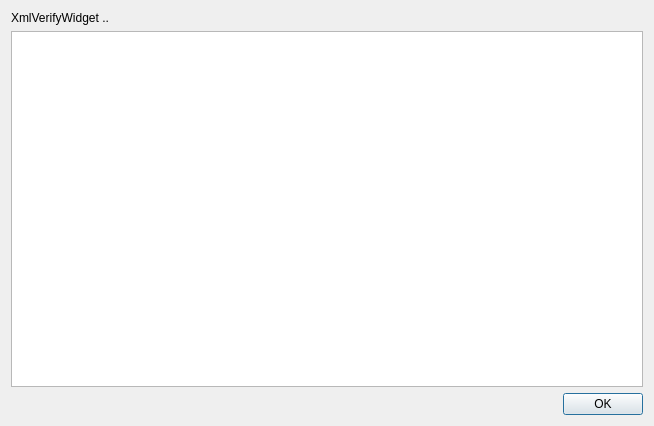
<?xml version="1.0" encoding="UTF-8"?>
<ui version="4.0">
 <class>xmlVerifyWidget</class>
 <widget class="QDialog" name="xmlVerifyWidget">
  <property name="geometry">
   <rect>
    <x>0</x>
    <y>0</y>
    <width>654</width>
    <height>426</height>
   </rect>
  </property>
  <property name="windowTitle">
   <string>XmlVerifyUi..</string>
  </property>
  <property name="windowIcon">
   <iconset resource="../AutosResourceFile.qrc">
    <normaloff>:/Images/Images/fatbee_v2.ico</normaloff>:/Images/Images/fatbee_v2.ico</iconset>
  </property>
  <layout class="QHBoxLayout" name="horizontalLayout_2">
   <item>
    <layout class="QVBoxLayout" name="verticalLayout">
     <item>
      <widget class="QLabel" name="xmlVerifyWidgetLabel">
       <property name="text">
        <string>XmlVerifyWidget ..</string>
       </property>
      </widget>
     </item>
     <item>
      <widget class="QTableView" name="xmlVerifyWidgetTableView"/>
     </item>
     <item>
      <layout class="QHBoxLayout" name="horizontalLayout">
       <item>
        <spacer name="horizontalSpacer">
         <property name="orientation">
          <enum>Qt::Horizontal</enum>
         </property>
         <property name="sizeHint" stdset="0">
          <size>
           <width>218</width>
           <height>20</height>
          </size>
         </property>
        </spacer>
       </item>
       <item>
        <widget class="QPushButton" name="xmlVerifyWidgetPushButtonOk">
         <property name="text">
          <string>OK</string>
         </property>
        </widget>
       </item>
      </layout>
     </item>
    </layout>
   </item>
  </layout>
 </widget>
 <resources>
  <include location="../AutosResourceFile.qrc"/>
 </resources>
 <connections/>
</ui>
